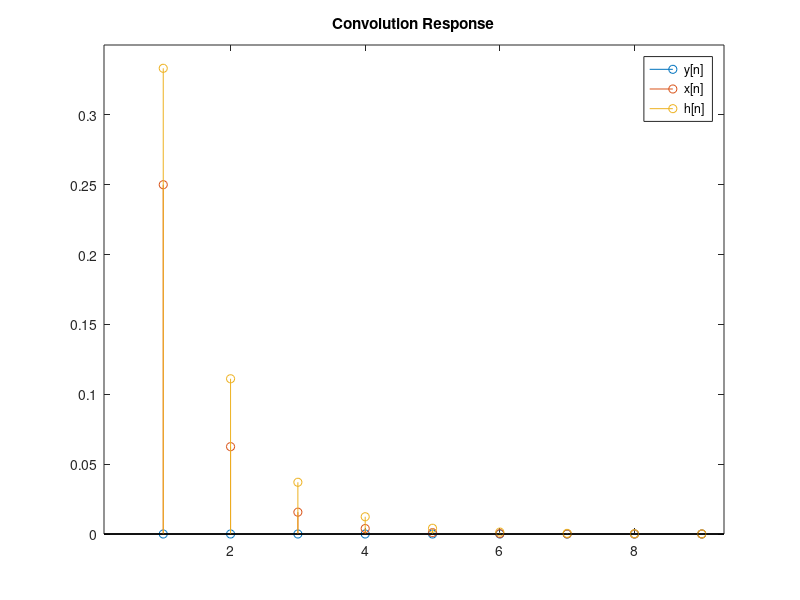

Here is the MATLAB script that generated this plot:
%% 2.27

n = 1:100;
un = ones(1,length(n));

an = (1/4) * ones(1,length(n));
an = an.^n;
xn = an.*un;

stem(xn)
title('xn')

xlim([0.0 23.6])
ylim([0.000 0.250])

bn = (1/3) * ones(1,length(n));
bn = bn.^n;
hn = bn.*un;

stem(hn)
title('hn')

xlim([0.0 13.9])
ylim([0.000 0.350])

yn = conv(xn,hn,'same');

stem(yn) 
title('Convolution Response Only') 
xlim([0.00 7.81])
stem(yn)
hold on
stem(xn)
stem(hn)
title('Convolution Response')

legend('y[n]','x[n]','h[n]')
xlim([0.12 9.33])
ylim([0.000 0.350])
hold off